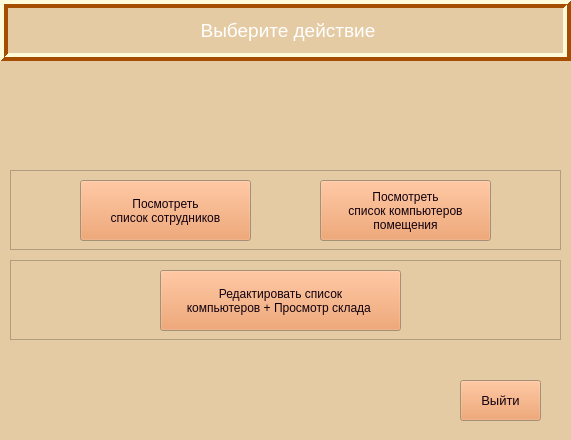
<?xml version="1.0" encoding="UTF-8"?>
<ui version="4.0">
 <class>Form</class>
 <widget class="QWidget" name="Form">
  <property name="geometry">
   <rect>
    <x>0</x>
    <y>0</y>
    <width>571</width>
    <height>440</height>
   </rect>
  </property>
  <property name="palette">
   <palette>
    <active>
     <colorrole role="WindowText">
      <brush brushstyle="SolidPattern">
       <color alpha="255">
        <red>255</red>
        <green>255</green>
        <blue>255</blue>
       </color>
      </brush>
     </colorrole>
     <colorrole role="Button">
      <brush brushstyle="SolidPattern">
       <color alpha="255">
        <red>237</red>
        <green>148</green>
        <blue>85</blue>
       </color>
      </brush>
     </colorrole>
     <colorrole role="Light">
      <brush brushstyle="SolidPattern">
       <color alpha="255">
        <red>255</red>
        <green>251</green>
        <blue>218</blue>
       </color>
      </brush>
     </colorrole>
     <colorrole role="Midlight">
      <brush brushstyle="SolidPattern">
       <color alpha="255">
        <red>229</red>
        <green>203</green>
        <blue>164</blue>
       </color>
      </brush>
     </colorrole>
     <colorrole role="Dark">
      <brush brushstyle="SolidPattern">
       <color alpha="255">
        <red>165</red>
        <green>77</green>
        <blue>0</blue>
       </color>
      </brush>
     </colorrole>
     <colorrole role="Mid">
      <brush brushstyle="SolidPattern">
       <color alpha="255">
        <red>229</red>
        <green>165</green>
        <blue>10</blue>
       </color>
      </brush>
     </colorrole>
     <colorrole role="Text">
      <brush brushstyle="SolidPattern">
       <color alpha="255">
        <red>29</red>
        <green>34</green>
        <blue>28</blue>
       </color>
      </brush>
     </colorrole>
     <colorrole role="BrightText">
      <brush brushstyle="SolidPattern">
       <color alpha="255">
        <red>36</red>
        <green>31</green>
        <blue>49</blue>
       </color>
      </brush>
     </colorrole>
     <colorrole role="ButtonText">
      <brush brushstyle="SolidPattern">
       <color alpha="255">
        <red>18</red>
        <green>0</green>
        <blue>13</blue>
       </color>
      </brush>
     </colorrole>
     <colorrole role="Base">
      <brush brushstyle="SolidPattern">
       <color alpha="255">
        <red>248</red>
        <green>199</green>
        <blue>148</blue>
       </color>
      </brush>
     </colorrole>
     <colorrole role="Window">
      <brush brushstyle="SolidPattern">
       <color alpha="255">
        <red>229</red>
        <green>203</green>
        <blue>164</blue>
       </color>
      </brush>
     </colorrole>
     <colorrole role="Shadow">
      <brush brushstyle="SolidPattern">
       <color alpha="255">
        <red>16</red>
        <green>10</green>
        <blue>10</blue>
       </color>
      </brush>
     </colorrole>
     <colorrole role="HighlightedText">
      <brush brushstyle="SolidPattern">
       <color alpha="255">
        <red>255</red>
        <green>255</green>
        <blue>255</blue>
       </color>
      </brush>
     </colorrole>
     <colorrole role="AlternateBase">
      <brush brushstyle="SolidPattern">
       <color alpha="255">
        <red>228</red>
        <green>197</green>
        <blue>166</blue>
       </color>
      </brush>
     </colorrole>
     <colorrole role="ToolTipBase">
      <brush brushstyle="SolidPattern">
       <color alpha="255">
        <red>230</red>
        <green>255</green>
        <blue>171</blue>
       </color>
      </brush>
     </colorrole>
     <colorrole role="ToolTipText">
      <brush brushstyle="SolidPattern">
       <color alpha="255">
        <red>0</red>
        <green>0</green>
        <blue>0</blue>
       </color>
      </brush>
     </colorrole>
     <colorrole role="PlaceholderText">
      <brush brushstyle="SolidPattern">
       <color alpha="128">
        <red>252</red>
        <green>252</green>
        <blue>252</blue>
       </color>
      </brush>
     </colorrole>
    </active>
    <inactive>
     <colorrole role="WindowText">
      <brush brushstyle="SolidPattern">
       <color alpha="255">
        <red>255</red>
        <green>255</green>
        <blue>255</blue>
       </color>
      </brush>
     </colorrole>
     <colorrole role="Button">
      <brush brushstyle="SolidPattern">
       <color alpha="255">
        <red>237</red>
        <green>148</green>
        <blue>85</blue>
       </color>
      </brush>
     </colorrole>
     <colorrole role="Light">
      <brush brushstyle="SolidPattern">
       <color alpha="255">
        <red>255</red>
        <green>251</green>
        <blue>218</blue>
       </color>
      </brush>
     </colorrole>
     <colorrole role="Midlight">
      <brush brushstyle="SolidPattern">
       <color alpha="255">
        <red>229</red>
        <green>203</green>
        <blue>164</blue>
       </color>
      </brush>
     </colorrole>
     <colorrole role="Dark">
      <brush brushstyle="SolidPattern">
       <color alpha="255">
        <red>165</red>
        <green>77</green>
        <blue>0</blue>
       </color>
      </brush>
     </colorrole>
     <colorrole role="Mid">
      <brush brushstyle="SolidPattern">
       <color alpha="255">
        <red>229</red>
        <green>165</green>
        <blue>10</blue>
       </color>
      </brush>
     </colorrole>
     <colorrole role="Text">
      <brush brushstyle="SolidPattern">
       <color alpha="255">
        <red>29</red>
        <green>34</green>
        <blue>28</blue>
       </color>
      </brush>
     </colorrole>
     <colorrole role="BrightText">
      <brush brushstyle="SolidPattern">
       <color alpha="255">
        <red>36</red>
        <green>31</green>
        <blue>49</blue>
       </color>
      </brush>
     </colorrole>
     <colorrole role="ButtonText">
      <brush brushstyle="SolidPattern">
       <color alpha="255">
        <red>18</red>
        <green>0</green>
        <blue>13</blue>
       </color>
      </brush>
     </colorrole>
     <colorrole role="Base">
      <brush brushstyle="SolidPattern">
       <color alpha="255">
        <red>248</red>
        <green>199</green>
        <blue>148</blue>
       </color>
      </brush>
     </colorrole>
     <colorrole role="Window">
      <brush brushstyle="SolidPattern">
       <color alpha="255">
        <red>229</red>
        <green>203</green>
        <blue>164</blue>
       </color>
      </brush>
     </colorrole>
     <colorrole role="Shadow">
      <brush brushstyle="SolidPattern">
       <color alpha="255">
        <red>16</red>
        <green>10</green>
        <blue>10</blue>
       </color>
      </brush>
     </colorrole>
     <colorrole role="HighlightedText">
      <brush brushstyle="SolidPattern">
       <color alpha="255">
        <red>255</red>
        <green>255</green>
        <blue>255</blue>
       </color>
      </brush>
     </colorrole>
     <colorrole role="AlternateBase">
      <brush brushstyle="SolidPattern">
       <color alpha="255">
        <red>228</red>
        <green>197</green>
        <blue>166</blue>
       </color>
      </brush>
     </colorrole>
     <colorrole role="ToolTipBase">
      <brush brushstyle="SolidPattern">
       <color alpha="255">
        <red>230</red>
        <green>255</green>
        <blue>171</blue>
       </color>
      </brush>
     </colorrole>
     <colorrole role="ToolTipText">
      <brush brushstyle="SolidPattern">
       <color alpha="255">
        <red>0</red>
        <green>0</green>
        <blue>0</blue>
       </color>
      </brush>
     </colorrole>
     <colorrole role="PlaceholderText">
      <brush brushstyle="SolidPattern">
       <color alpha="128">
        <red>252</red>
        <green>252</green>
        <blue>252</blue>
       </color>
      </brush>
     </colorrole>
    </inactive>
    <disabled>
     <colorrole role="WindowText">
      <brush brushstyle="SolidPattern">
       <color alpha="255">
        <red>165</red>
        <green>77</green>
        <blue>0</blue>
       </color>
      </brush>
     </colorrole>
     <colorrole role="Button">
      <brush brushstyle="SolidPattern">
       <color alpha="255">
        <red>237</red>
        <green>148</green>
        <blue>85</blue>
       </color>
      </brush>
     </colorrole>
     <colorrole role="Light">
      <brush brushstyle="SolidPattern">
       <color alpha="255">
        <red>255</red>
        <green>251</green>
        <blue>218</blue>
       </color>
      </brush>
     </colorrole>
     <colorrole role="Midlight">
      <brush brushstyle="SolidPattern">
       <color alpha="255">
        <red>229</red>
        <green>203</green>
        <blue>164</blue>
       </color>
      </brush>
     </colorrole>
     <colorrole role="Dark">
      <brush brushstyle="SolidPattern">
       <color alpha="255">
        <red>165</red>
        <green>77</green>
        <blue>0</blue>
       </color>
      </brush>
     </colorrole>
     <colorrole role="Mid">
      <brush brushstyle="SolidPattern">
       <color alpha="255">
        <red>229</red>
        <green>165</green>
        <blue>10</blue>
       </color>
      </brush>
     </colorrole>
     <colorrole role="Text">
      <brush brushstyle="SolidPattern">
       <color alpha="255">
        <red>165</red>
        <green>77</green>
        <blue>0</blue>
       </color>
      </brush>
     </colorrole>
     <colorrole role="BrightText">
      <brush brushstyle="SolidPattern">
       <color alpha="255">
        <red>36</red>
        <green>31</green>
        <blue>49</blue>
       </color>
      </brush>
     </colorrole>
     <colorrole role="ButtonText">
      <brush brushstyle="SolidPattern">
       <color alpha="255">
        <red>165</red>
        <green>77</green>
        <blue>0</blue>
       </color>
      </brush>
     </colorrole>
     <colorrole role="Base">
      <brush brushstyle="SolidPattern">
       <color alpha="255">
        <red>229</red>
        <green>203</green>
        <blue>164</blue>
       </color>
      </brush>
     </colorrole>
     <colorrole role="Window">
      <brush brushstyle="SolidPattern">
       <color alpha="255">
        <red>229</red>
        <green>203</green>
        <blue>164</blue>
       </color>
      </brush>
     </colorrole>
     <colorrole role="Shadow">
      <brush brushstyle="SolidPattern">
       <color alpha="255">
        <red>16</red>
        <green>10</green>
        <blue>10</blue>
       </color>
      </brush>
     </colorrole>
     <colorrole role="HighlightedText">
      <brush brushstyle="SolidPattern">
       <color alpha="255">
        <red>255</red>
        <green>255</green>
        <blue>255</blue>
       </color>
      </brush>
     </colorrole>
     <colorrole role="AlternateBase">
      <brush brushstyle="SolidPattern">
       <color alpha="255">
        <red>228</red>
        <green>197</green>
        <blue>166</blue>
       </color>
      </brush>
     </colorrole>
     <colorrole role="ToolTipBase">
      <brush brushstyle="SolidPattern">
       <color alpha="255">
        <red>230</red>
        <green>255</green>
        <blue>171</blue>
       </color>
      </brush>
     </colorrole>
     <colorrole role="ToolTipText">
      <brush brushstyle="SolidPattern">
       <color alpha="255">
        <red>0</red>
        <green>0</green>
        <blue>0</blue>
       </color>
      </brush>
     </colorrole>
     <colorrole role="PlaceholderText">
      <brush brushstyle="SolidPattern">
       <color alpha="128">
        <red>252</red>
        <green>252</green>
        <blue>252</blue>
       </color>
      </brush>
     </colorrole>
    </disabled>
   </palette>
  </property>
  <property name="windowTitle">
   <string>Главное меню</string>
  </property>
  <widget class="QLabel" name="label">
   <property name="geometry">
    <rect>
     <x>0</x>
     <y>0</y>
     <width>571</width>
     <height>61</height>
    </rect>
   </property>
   <property name="font">
    <font>
     <pointsize>14</pointsize>
    </font>
   </property>
   <property name="frameShape">
    <enum>QFrame::Box</enum>
   </property>
   <property name="frameShadow">
    <enum>QFrame::Raised</enum>
   </property>
   <property name="lineWidth">
    <number>4</number>
   </property>
   <property name="text">
    <string>&lt;html&gt;&lt;head/&gt;&lt;body&gt;&lt;p align=&quot;center&quot;&gt;Выберите действие&lt;/p&gt;&lt;/body&gt;&lt;/html&gt;</string>
   </property>
  </widget>
  <widget class="QFrame" name="adminframe">
   <property name="enabled">
    <bool>true</bool>
   </property>
   <property name="geometry">
    <rect>
     <x>10</x>
     <y>260</y>
     <width>551</width>
     <height>80</height>
    </rect>
   </property>
   <property name="frameShape">
    <enum>QFrame::StyledPanel</enum>
   </property>
   <property name="frameShadow">
    <enum>QFrame::Raised</enum>
   </property>
   <widget class="QPushButton" name="button_edit">
    <property name="geometry">
     <rect>
      <x>150</x>
      <y>10</y>
      <width>241</width>
      <height>61</height>
     </rect>
    </property>
    <property name="palette">
     <palette>
      <active>
       <colorrole role="WindowText">
        <brush brushstyle="SolidPattern">
         <color alpha="255">
          <red>255</red>
          <green>255</green>
          <blue>255</blue>
         </color>
        </brush>
       </colorrole>
       <colorrole role="Button">
        <brush brushstyle="SolidPattern">
         <color alpha="255">
          <red>237</red>
          <green>148</green>
          <blue>85</blue>
         </color>
        </brush>
       </colorrole>
       <colorrole role="Light">
        <brush brushstyle="SolidPattern">
         <color alpha="255">
          <red>255</red>
          <green>251</green>
          <blue>218</blue>
         </color>
        </brush>
       </colorrole>
       <colorrole role="Midlight">
        <brush brushstyle="SolidPattern">
         <color alpha="255">
          <red>229</red>
          <green>203</green>
          <blue>164</blue>
         </color>
        </brush>
       </colorrole>
       <colorrole role="Dark">
        <brush brushstyle="SolidPattern">
         <color alpha="255">
          <red>165</red>
          <green>77</green>
          <blue>0</blue>
         </color>
        </brush>
       </colorrole>
       <colorrole role="Mid">
        <brush brushstyle="SolidPattern">
         <color alpha="255">
          <red>229</red>
          <green>165</green>
          <blue>10</blue>
         </color>
        </brush>
       </colorrole>
       <colorrole role="Text">
        <brush brushstyle="SolidPattern">
         <color alpha="255">
          <red>29</red>
          <green>34</green>
          <blue>28</blue>
         </color>
        </brush>
       </colorrole>
       <colorrole role="BrightText">
        <brush brushstyle="SolidPattern">
         <color alpha="255">
          <red>36</red>
          <green>31</green>
          <blue>49</blue>
         </color>
        </brush>
       </colorrole>
       <colorrole role="ButtonText">
        <brush brushstyle="SolidPattern">
         <color alpha="255">
          <red>18</red>
          <green>0</green>
          <blue>13</blue>
         </color>
        </brush>
       </colorrole>
       <colorrole role="Base">
        <brush brushstyle="SolidPattern">
         <color alpha="255">
          <red>248</red>
          <green>199</green>
          <blue>148</blue>
         </color>
        </brush>
       </colorrole>
       <colorrole role="Window">
        <brush brushstyle="SolidPattern">
         <color alpha="255">
          <red>229</red>
          <green>203</green>
          <blue>164</blue>
         </color>
        </brush>
       </colorrole>
       <colorrole role="Shadow">
        <brush brushstyle="SolidPattern">
         <color alpha="255">
          <red>16</red>
          <green>10</green>
          <blue>10</blue>
         </color>
        </brush>
       </colorrole>
       <colorrole role="HighlightedText">
        <brush brushstyle="SolidPattern">
         <color alpha="255">
          <red>255</red>
          <green>255</green>
          <blue>255</blue>
         </color>
        </brush>
       </colorrole>
       <colorrole role="AlternateBase">
        <brush brushstyle="SolidPattern">
         <color alpha="255">
          <red>228</red>
          <green>197</green>
          <blue>166</blue>
         </color>
        </brush>
       </colorrole>
       <colorrole role="ToolTipBase">
        <brush brushstyle="SolidPattern">
         <color alpha="255">
          <red>230</red>
          <green>255</green>
          <blue>171</blue>
         </color>
        </brush>
       </colorrole>
       <colorrole role="ToolTipText">
        <brush brushstyle="SolidPattern">
         <color alpha="255">
          <red>0</red>
          <green>0</green>
          <blue>0</blue>
         </color>
        </brush>
       </colorrole>
       <colorrole role="PlaceholderText">
        <brush brushstyle="SolidPattern">
         <color alpha="128">
          <red>252</red>
          <green>252</green>
          <blue>252</blue>
         </color>
        </brush>
       </colorrole>
      </active>
      <inactive>
       <colorrole role="WindowText">
        <brush brushstyle="SolidPattern">
         <color alpha="255">
          <red>255</red>
          <green>255</green>
          <blue>255</blue>
         </color>
        </brush>
       </colorrole>
       <colorrole role="Button">
        <brush brushstyle="SolidPattern">
         <color alpha="255">
          <red>237</red>
          <green>148</green>
          <blue>85</blue>
         </color>
        </brush>
       </colorrole>
       <colorrole role="Light">
        <brush brushstyle="SolidPattern">
         <color alpha="255">
          <red>255</red>
          <green>251</green>
          <blue>218</blue>
         </color>
        </brush>
       </colorrole>
       <colorrole role="Midlight">
        <brush brushstyle="SolidPattern">
         <color alpha="255">
          <red>229</red>
          <green>203</green>
          <blue>164</blue>
         </color>
        </brush>
       </colorrole>
       <colorrole role="Dark">
        <brush brushstyle="SolidPattern">
         <color alpha="255">
          <red>165</red>
          <green>77</green>
          <blue>0</blue>
         </color>
        </brush>
       </colorrole>
       <colorrole role="Mid">
        <brush brushstyle="SolidPattern">
         <color alpha="255">
          <red>229</red>
          <green>165</green>
          <blue>10</blue>
         </color>
        </brush>
       </colorrole>
       <colorrole role="Text">
        <brush brushstyle="SolidPattern">
         <color alpha="255">
          <red>29</red>
          <green>34</green>
          <blue>28</blue>
         </color>
        </brush>
       </colorrole>
       <colorrole role="BrightText">
        <brush brushstyle="SolidPattern">
         <color alpha="255">
          <red>36</red>
          <green>31</green>
          <blue>49</blue>
         </color>
        </brush>
       </colorrole>
       <colorrole role="ButtonText">
        <brush brushstyle="SolidPattern">
         <color alpha="255">
          <red>18</red>
          <green>0</green>
          <blue>13</blue>
         </color>
        </brush>
       </colorrole>
       <colorrole role="Base">
        <brush brushstyle="SolidPattern">
         <color alpha="255">
          <red>248</red>
          <green>199</green>
          <blue>148</blue>
         </color>
        </brush>
       </colorrole>
       <colorrole role="Window">
        <brush brushstyle="SolidPattern">
         <color alpha="255">
          <red>229</red>
          <green>203</green>
          <blue>164</blue>
         </color>
        </brush>
       </colorrole>
       <colorrole role="Shadow">
        <brush brushstyle="SolidPattern">
         <color alpha="255">
          <red>16</red>
          <green>10</green>
          <blue>10</blue>
         </color>
        </brush>
       </colorrole>
       <colorrole role="HighlightedText">
        <brush brushstyle="SolidPattern">
         <color alpha="255">
          <red>255</red>
          <green>255</green>
          <blue>255</blue>
         </color>
        </brush>
       </colorrole>
       <colorrole role="AlternateBase">
        <brush brushstyle="SolidPattern">
         <color alpha="255">
          <red>228</red>
          <green>197</green>
          <blue>166</blue>
         </color>
        </brush>
       </colorrole>
       <colorrole role="ToolTipBase">
        <brush brushstyle="SolidPattern">
         <color alpha="255">
          <red>230</red>
          <green>255</green>
          <blue>171</blue>
         </color>
        </brush>
       </colorrole>
       <colorrole role="ToolTipText">
        <brush brushstyle="SolidPattern">
         <color alpha="255">
          <red>0</red>
          <green>0</green>
          <blue>0</blue>
         </color>
        </brush>
       </colorrole>
       <colorrole role="PlaceholderText">
        <brush brushstyle="SolidPattern">
         <color alpha="128">
          <red>252</red>
          <green>252</green>
          <blue>252</blue>
         </color>
        </brush>
       </colorrole>
      </inactive>
      <disabled>
       <colorrole role="WindowText">
        <brush brushstyle="SolidPattern">
         <color alpha="255">
          <red>165</red>
          <green>77</green>
          <blue>0</blue>
         </color>
        </brush>
       </colorrole>
       <colorrole role="Button">
        <brush brushstyle="SolidPattern">
         <color alpha="255">
          <red>237</red>
          <green>148</green>
          <blue>85</blue>
         </color>
        </brush>
       </colorrole>
       <colorrole role="Light">
        <brush brushstyle="SolidPattern">
         <color alpha="255">
          <red>255</red>
          <green>251</green>
          <blue>218</blue>
         </color>
        </brush>
       </colorrole>
       <colorrole role="Midlight">
        <brush brushstyle="SolidPattern">
         <color alpha="255">
          <red>229</red>
          <green>203</green>
          <blue>164</blue>
         </color>
        </brush>
       </colorrole>
       <colorrole role="Dark">
        <brush brushstyle="SolidPattern">
         <color alpha="255">
          <red>165</red>
          <green>77</green>
          <blue>0</blue>
         </color>
        </brush>
       </colorrole>
       <colorrole role="Mid">
        <brush brushstyle="SolidPattern">
         <color alpha="255">
          <red>229</red>
          <green>165</green>
          <blue>10</blue>
         </color>
        </brush>
       </colorrole>
       <colorrole role="Text">
        <brush brushstyle="SolidPattern">
         <color alpha="255">
          <red>165</red>
          <green>77</green>
          <blue>0</blue>
         </color>
        </brush>
       </colorrole>
       <colorrole role="BrightText">
        <brush brushstyle="SolidPattern">
         <color alpha="255">
          <red>36</red>
          <green>31</green>
          <blue>49</blue>
         </color>
        </brush>
       </colorrole>
       <colorrole role="ButtonText">
        <brush brushstyle="SolidPattern">
         <color alpha="255">
          <red>165</red>
          <green>77</green>
          <blue>0</blue>
         </color>
        </brush>
       </colorrole>
       <colorrole role="Base">
        <brush brushstyle="SolidPattern">
         <color alpha="255">
          <red>229</red>
          <green>203</green>
          <blue>164</blue>
         </color>
        </brush>
       </colorrole>
       <colorrole role="Window">
        <brush brushstyle="SolidPattern">
         <color alpha="255">
          <red>229</red>
          <green>203</green>
          <blue>164</blue>
         </color>
        </brush>
       </colorrole>
       <colorrole role="Shadow">
        <brush brushstyle="SolidPattern">
         <color alpha="255">
          <red>16</red>
          <green>10</green>
          <blue>10</blue>
         </color>
        </brush>
       </colorrole>
       <colorrole role="HighlightedText">
        <brush brushstyle="SolidPattern">
         <color alpha="255">
          <red>255</red>
          <green>255</green>
          <blue>255</blue>
         </color>
        </brush>
       </colorrole>
       <colorrole role="AlternateBase">
        <brush brushstyle="SolidPattern">
         <color alpha="255">
          <red>228</red>
          <green>197</green>
          <blue>166</blue>
         </color>
        </brush>
       </colorrole>
       <colorrole role="ToolTipBase">
        <brush brushstyle="SolidPattern">
         <color alpha="255">
          <red>230</red>
          <green>255</green>
          <blue>171</blue>
         </color>
        </brush>
       </colorrole>
       <colorrole role="ToolTipText">
        <brush brushstyle="SolidPattern">
         <color alpha="255">
          <red>0</red>
          <green>0</green>
          <blue>0</blue>
         </color>
        </brush>
       </colorrole>
       <colorrole role="PlaceholderText">
        <brush brushstyle="SolidPattern">
         <color alpha="128">
          <red>252</red>
          <green>252</green>
          <blue>252</blue>
         </color>
        </brush>
       </colorrole>
      </disabled>
     </palette>
    </property>
    <property name="styleSheet">
     <string notr="true"/>
    </property>
    <property name="text">
     <string>Редактировать список 
компьютеров + Просмотр склада </string>
    </property>
   </widget>
  </widget>
  <widget class="QPushButton" name="exitbutton">
   <property name="geometry">
    <rect>
     <x>460</x>
     <y>380</y>
     <width>81</width>
     <height>41</height>
    </rect>
   </property>
   <property name="font">
    <font>
     <pointsize>10</pointsize>
    </font>
   </property>
   <property name="text">
    <string>Выйти</string>
   </property>
  </widget>
  <widget class="QFrame" name="userframe">
   <property name="enabled">
    <bool>true</bool>
   </property>
   <property name="geometry">
    <rect>
     <x>10</x>
     <y>170</y>
     <width>551</width>
     <height>80</height>
    </rect>
   </property>
   <property name="frameShape">
    <enum>QFrame::StyledPanel</enum>
   </property>
   <property name="frameShadow">
    <enum>QFrame::Raised</enum>
   </property>
   <widget class="QPushButton" name="button_pcs">
    <property name="geometry">
     <rect>
      <x>310</x>
      <y>10</y>
      <width>171</width>
      <height>61</height>
     </rect>
    </property>
    <property name="palette">
     <palette>
      <active>
       <colorrole role="WindowText">
        <brush brushstyle="SolidPattern">
         <color alpha="255">
          <red>255</red>
          <green>255</green>
          <blue>255</blue>
         </color>
        </brush>
       </colorrole>
       <colorrole role="Button">
        <brush brushstyle="SolidPattern">
         <color alpha="255">
          <red>237</red>
          <green>148</green>
          <blue>85</blue>
         </color>
        </brush>
       </colorrole>
       <colorrole role="Light">
        <brush brushstyle="SolidPattern">
         <color alpha="255">
          <red>255</red>
          <green>251</green>
          <blue>218</blue>
         </color>
        </brush>
       </colorrole>
       <colorrole role="Midlight">
        <brush brushstyle="SolidPattern">
         <color alpha="255">
          <red>229</red>
          <green>203</green>
          <blue>164</blue>
         </color>
        </brush>
       </colorrole>
       <colorrole role="Dark">
        <brush brushstyle="SolidPattern">
         <color alpha="255">
          <red>165</red>
          <green>77</green>
          <blue>0</blue>
         </color>
        </brush>
       </colorrole>
       <colorrole role="Mid">
        <brush brushstyle="SolidPattern">
         <color alpha="255">
          <red>229</red>
          <green>165</green>
          <blue>10</blue>
         </color>
        </brush>
       </colorrole>
       <colorrole role="Text">
        <brush brushstyle="SolidPattern">
         <color alpha="255">
          <red>29</red>
          <green>34</green>
          <blue>28</blue>
         </color>
        </brush>
       </colorrole>
       <colorrole role="BrightText">
        <brush brushstyle="SolidPattern">
         <color alpha="255">
          <red>36</red>
          <green>31</green>
          <blue>49</blue>
         </color>
        </brush>
       </colorrole>
       <colorrole role="ButtonText">
        <brush brushstyle="SolidPattern">
         <color alpha="255">
          <red>18</red>
          <green>0</green>
          <blue>13</blue>
         </color>
        </brush>
       </colorrole>
       <colorrole role="Base">
        <brush brushstyle="SolidPattern">
         <color alpha="255">
          <red>248</red>
          <green>199</green>
          <blue>148</blue>
         </color>
        </brush>
       </colorrole>
       <colorrole role="Window">
        <brush brushstyle="SolidPattern">
         <color alpha="255">
          <red>229</red>
          <green>203</green>
          <blue>164</blue>
         </color>
        </brush>
       </colorrole>
       <colorrole role="Shadow">
        <brush brushstyle="SolidPattern">
         <color alpha="255">
          <red>16</red>
          <green>10</green>
          <blue>10</blue>
         </color>
        </brush>
       </colorrole>
       <colorrole role="HighlightedText">
        <brush brushstyle="SolidPattern">
         <color alpha="255">
          <red>255</red>
          <green>255</green>
          <blue>255</blue>
         </color>
        </brush>
       </colorrole>
       <colorrole role="AlternateBase">
        <brush brushstyle="SolidPattern">
         <color alpha="255">
          <red>228</red>
          <green>197</green>
          <blue>166</blue>
         </color>
        </brush>
       </colorrole>
       <colorrole role="ToolTipBase">
        <brush brushstyle="SolidPattern">
         <color alpha="255">
          <red>230</red>
          <green>255</green>
          <blue>171</blue>
         </color>
        </brush>
       </colorrole>
       <colorrole role="ToolTipText">
        <brush brushstyle="SolidPattern">
         <color alpha="255">
          <red>0</red>
          <green>0</green>
          <blue>0</blue>
         </color>
        </brush>
       </colorrole>
       <colorrole role="PlaceholderText">
        <brush brushstyle="SolidPattern">
         <color alpha="128">
          <red>252</red>
          <green>252</green>
          <blue>252</blue>
         </color>
        </brush>
       </colorrole>
      </active>
      <inactive>
       <colorrole role="WindowText">
        <brush brushstyle="SolidPattern">
         <color alpha="255">
          <red>255</red>
          <green>255</green>
          <blue>255</blue>
         </color>
        </brush>
       </colorrole>
       <colorrole role="Button">
        <brush brushstyle="SolidPattern">
         <color alpha="255">
          <red>237</red>
          <green>148</green>
          <blue>85</blue>
         </color>
        </brush>
       </colorrole>
       <colorrole role="Light">
        <brush brushstyle="SolidPattern">
         <color alpha="255">
          <red>255</red>
          <green>251</green>
          <blue>218</blue>
         </color>
        </brush>
       </colorrole>
       <colorrole role="Midlight">
        <brush brushstyle="SolidPattern">
         <color alpha="255">
          <red>229</red>
          <green>203</green>
          <blue>164</blue>
         </color>
        </brush>
       </colorrole>
       <colorrole role="Dark">
        <brush brushstyle="SolidPattern">
         <color alpha="255">
          <red>165</red>
          <green>77</green>
          <blue>0</blue>
         </color>
        </brush>
       </colorrole>
       <colorrole role="Mid">
        <brush brushstyle="SolidPattern">
         <color alpha="255">
          <red>229</red>
          <green>165</green>
          <blue>10</blue>
         </color>
        </brush>
       </colorrole>
       <colorrole role="Text">
        <brush brushstyle="SolidPattern">
         <color alpha="255">
          <red>29</red>
          <green>34</green>
          <blue>28</blue>
         </color>
        </brush>
       </colorrole>
       <colorrole role="BrightText">
        <brush brushstyle="SolidPattern">
         <color alpha="255">
          <red>36</red>
          <green>31</green>
          <blue>49</blue>
         </color>
        </brush>
       </colorrole>
       <colorrole role="ButtonText">
        <brush brushstyle="SolidPattern">
         <color alpha="255">
          <red>18</red>
          <green>0</green>
          <blue>13</blue>
         </color>
        </brush>
       </colorrole>
       <colorrole role="Base">
        <brush brushstyle="SolidPattern">
         <color alpha="255">
          <red>248</red>
          <green>199</green>
          <blue>148</blue>
         </color>
        </brush>
       </colorrole>
       <colorrole role="Window">
        <brush brushstyle="SolidPattern">
         <color alpha="255">
          <red>229</red>
          <green>203</green>
          <blue>164</blue>
         </color>
        </brush>
       </colorrole>
       <colorrole role="Shadow">
        <brush brushstyle="SolidPattern">
         <color alpha="255">
          <red>16</red>
          <green>10</green>
          <blue>10</blue>
         </color>
        </brush>
       </colorrole>
       <colorrole role="HighlightedText">
        <brush brushstyle="SolidPattern">
         <color alpha="255">
          <red>255</red>
          <green>255</green>
          <blue>255</blue>
         </color>
        </brush>
       </colorrole>
       <colorrole role="AlternateBase">
        <brush brushstyle="SolidPattern">
         <color alpha="255">
          <red>228</red>
          <green>197</green>
          <blue>166</blue>
         </color>
        </brush>
       </colorrole>
       <colorrole role="ToolTipBase">
        <brush brushstyle="SolidPattern">
         <color alpha="255">
          <red>230</red>
          <green>255</green>
          <blue>171</blue>
         </color>
        </brush>
       </colorrole>
       <colorrole role="ToolTipText">
        <brush brushstyle="SolidPattern">
         <color alpha="255">
          <red>0</red>
          <green>0</green>
          <blue>0</blue>
         </color>
        </brush>
       </colorrole>
       <colorrole role="PlaceholderText">
        <brush brushstyle="SolidPattern">
         <color alpha="128">
          <red>252</red>
          <green>252</green>
          <blue>252</blue>
         </color>
        </brush>
       </colorrole>
      </inactive>
      <disabled>
       <colorrole role="WindowText">
        <brush brushstyle="SolidPattern">
         <color alpha="255">
          <red>165</red>
          <green>77</green>
          <blue>0</blue>
         </color>
        </brush>
       </colorrole>
       <colorrole role="Button">
        <brush brushstyle="SolidPattern">
         <color alpha="255">
          <red>237</red>
          <green>148</green>
          <blue>85</blue>
         </color>
        </brush>
       </colorrole>
       <colorrole role="Light">
        <brush brushstyle="SolidPattern">
         <color alpha="255">
          <red>255</red>
          <green>251</green>
          <blue>218</blue>
         </color>
        </brush>
       </colorrole>
       <colorrole role="Midlight">
        <brush brushstyle="SolidPattern">
         <color alpha="255">
          <red>229</red>
          <green>203</green>
          <blue>164</blue>
         </color>
        </brush>
       </colorrole>
       <colorrole role="Dark">
        <brush brushstyle="SolidPattern">
         <color alpha="255">
          <red>165</red>
          <green>77</green>
          <blue>0</blue>
         </color>
        </brush>
       </colorrole>
       <colorrole role="Mid">
        <brush brushstyle="SolidPattern">
         <color alpha="255">
          <red>229</red>
          <green>165</green>
          <blue>10</blue>
         </color>
        </brush>
       </colorrole>
       <colorrole role="Text">
        <brush brushstyle="SolidPattern">
         <color alpha="255">
          <red>165</red>
          <green>77</green>
          <blue>0</blue>
         </color>
        </brush>
       </colorrole>
       <colorrole role="BrightText">
        <brush brushstyle="SolidPattern">
         <color alpha="255">
          <red>36</red>
          <green>31</green>
          <blue>49</blue>
         </color>
        </brush>
       </colorrole>
       <colorrole role="ButtonText">
        <brush brushstyle="SolidPattern">
         <color alpha="255">
          <red>165</red>
          <green>77</green>
          <blue>0</blue>
         </color>
        </brush>
       </colorrole>
       <colorrole role="Base">
        <brush brushstyle="SolidPattern">
         <color alpha="255">
          <red>229</red>
          <green>203</green>
          <blue>164</blue>
         </color>
        </brush>
       </colorrole>
       <colorrole role="Window">
        <brush brushstyle="SolidPattern">
         <color alpha="255">
          <red>229</red>
          <green>203</green>
          <blue>164</blue>
         </color>
        </brush>
       </colorrole>
       <colorrole role="Shadow">
        <brush brushstyle="SolidPattern">
         <color alpha="255">
          <red>16</red>
          <green>10</green>
          <blue>10</blue>
         </color>
        </brush>
       </colorrole>
       <colorrole role="HighlightedText">
        <brush brushstyle="SolidPattern">
         <color alpha="255">
          <red>255</red>
          <green>255</green>
          <blue>255</blue>
         </color>
        </brush>
       </colorrole>
       <colorrole role="AlternateBase">
        <brush brushstyle="SolidPattern">
         <color alpha="255">
          <red>228</red>
          <green>197</green>
          <blue>166</blue>
         </color>
        </brush>
       </colorrole>
       <colorrole role="ToolTipBase">
        <brush brushstyle="SolidPattern">
         <color alpha="255">
          <red>230</red>
          <green>255</green>
          <blue>171</blue>
         </color>
        </brush>
       </colorrole>
       <colorrole role="ToolTipText">
        <brush brushstyle="SolidPattern">
         <color alpha="255">
          <red>0</red>
          <green>0</green>
          <blue>0</blue>
         </color>
        </brush>
       </colorrole>
       <colorrole role="PlaceholderText">
        <brush brushstyle="SolidPattern">
         <color alpha="128">
          <red>252</red>
          <green>252</green>
          <blue>252</blue>
         </color>
        </brush>
       </colorrole>
      </disabled>
     </palette>
    </property>
    <property name="styleSheet">
     <string notr="true">background = rgb(87, 227, 137)</string>
    </property>
    <property name="text">
     <string>Посмотреть 
список компьютеров 
помещения</string>
    </property>
   </widget>
   <widget class="QPushButton" name="button_emp">
    <property name="geometry">
     <rect>
      <x>70</x>
      <y>10</y>
      <width>171</width>
      <height>61</height>
     </rect>
    </property>
    <property name="text">
     <string>Посмотреть 
список сотрудников</string>
    </property>
   </widget>
  </widget>
 </widget>
 <resources/>
 <connections/>
</ui>
